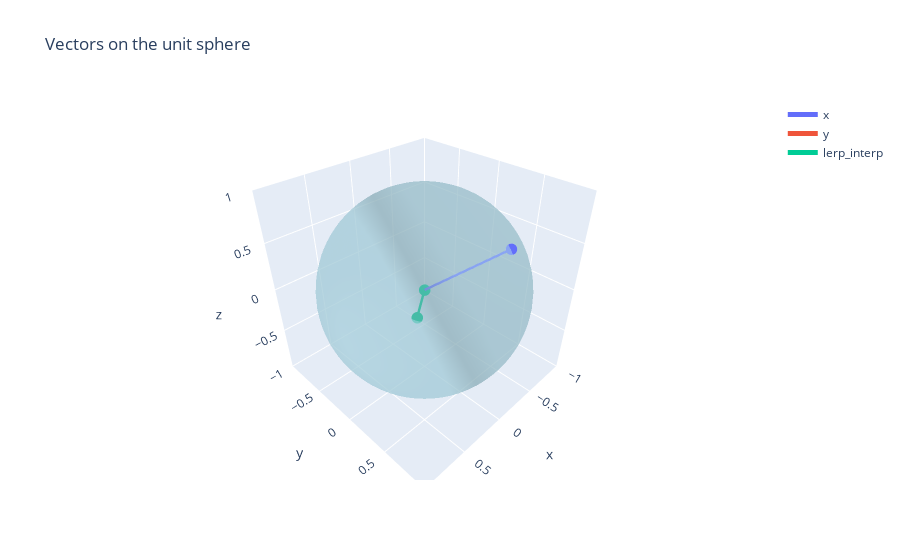

Notebook cell for this chart:
### Code cell
hyperspherelerp = HypersphereLERP(dim=dim, lerp_scale=1.0, lerp_init=1.0, lerp_weight_constraint='abs')
lerp_interp = hyperspherelerp(x, y)

plot_vectors_unit_sphere([x[0].numpy(), y[0].numpy(), lerp_interp[0].detach().numpy()], names=['x', 'y', 'lerp_interp'])

### Figure 1 — Plotly figure (JSON) as saved in the notebook; plotly's stock layout.template omitted (floating-point values rounded to 4 significant figures; data arrays with more than 128 entries replaced by an {"elided": "..."} marker saying what was removed)
{"data": [{"line": {"width": 5}, "marker": {"size": 4}, "mode": "lines+markers", "name": "x", "type": "scatter3d", "x": [0, -0.2622], "y": [0, 0.7267], "z": [0, 0.635]}, {"line": {"width": 5}, "marker": {"size": 4}, "mode": "lines+markers", "name": "y", "type": "scatter3d", "x": [0, -0.3553], "y": [0, -0.4757], "z": [0, -0.8047]}, {"line": {"width": 5}, "marker": {"size": 4}, "mode": "lines+markers", "name": "lerp_interp", "type": "scatter3d", "x": [0, -0.3553], "y": [0, -0.4757], "z": [0, -0.8047]}, {"alphahull": 0, "color": "lightblue", "opacity": 0.5, "type": "mesh3d", "x": {"elided": "2112 float values"}, "y": {"elided": "2112 float values"}, "z": {"elided": "2112 float values"}}], "layout": {"scene": {"aspectmode": "cube", "xaxis": {"range": [-1, 1]}, "yaxis": {"range": [-1, 1]}, "zaxis": {"range": [-1, 1]}}, "title": {"text": "Vectors on the unit sphere"}}}
